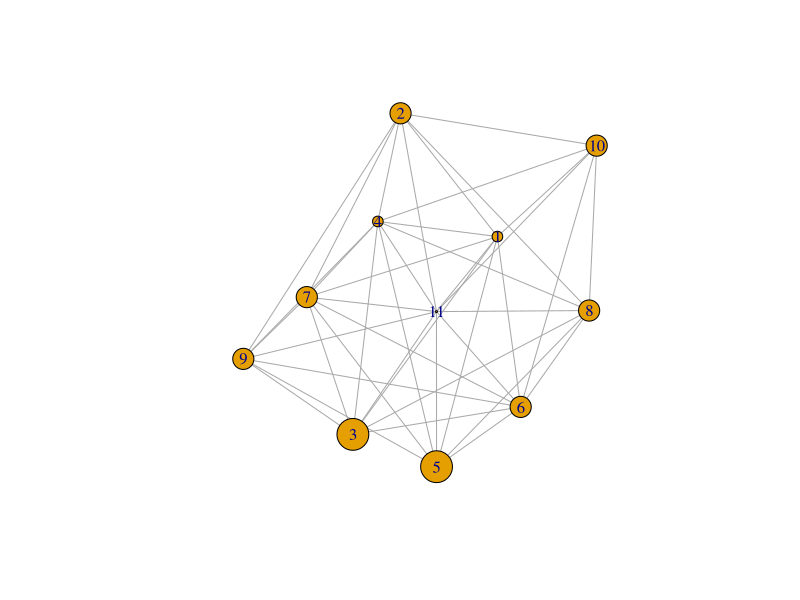

Reproduce this figure in R.
split_unlist <- function(...) unlist(strsplit(...))

cart_prod <- function(x) levels(interaction(x, sep=""))

accepts <- function(...) length(do.call(intersect, ...))==0

append_comment <- function(df,comment) rbind(df,c("",comment))

horarios <- function(cod) {
  cod <- split_unlist(cod, " ", perl=T)
  cod <- strsplit(cod, "(?<=\\D)(?=\\d)|(?<=\\d)(?=\\D)", perl=T)
  
  cod <- lapply(cod, function(x) lapply(x, split_unlist, ""))
  
  unlist(lapply(cod, cart_prod))
}

setwd("C:/R/cliquenroll/")

matricula <- read.table("matricula.tsv",stringsAsFactors = F,sep="\t",header=T)

matricula[,"id"] <- 1:nrow(matricula)
matricula[["horarios"]] <- lapply(matricula[,"horario"],horarios)
matricula[,"carga"] <- sapply(matricula[["horarios"]],function(x) length(x)*15)

matricula <- matricula[,c("id","nome","carga","horario","horarios")]


acceptance <- data.frame(
   n = t(combn(matricula[,"id"],2))
  ,v = combn(matricula[,"horarios"],2,accepts)
, stringsAsFactors = F)

#impedindo mesma disciplina em horarios diferentes
acceptance[with(acceptance, matricula[n.1,"nome"] == matricula[n.2,"nome"]),"v"] <- FALSE

library(igraph)

g <- graph_from_data_frame(subset(acceptance, v==T), directed = F, vertices = matricula)

V(g)$size <- V(g)$carga/5

plot(g)

g_cliques <- max_cliques(g)
carga_clique <- sapply(g_cliques, function(x) sum(x$carga))

g_cliques <- g_cliques[order(carga_clique, decreasing = T)]

sugestoes <- lapply(g_cliques, function(sugestao){
  df <- data.frame(nome = sugestao$nome, horario = sugestao$horario, stringsAsFactors = F)
  df <- append_comment(df,"----------")
  df <- append_comment(df,paste0(sum(sugestao$carga),"H"))
  df <- append_comment(df,"")
})

write.table(do.call(rbind,sugestoes),"sugestoes.tsv",row.names = F,col.names = T,quote=F,sep="\t")
